Frame 1 (no input): blank canvas, image omitted
Frame 60 (the mouse pressed at the canvas centre just before this capture): blank canvas, image omitted
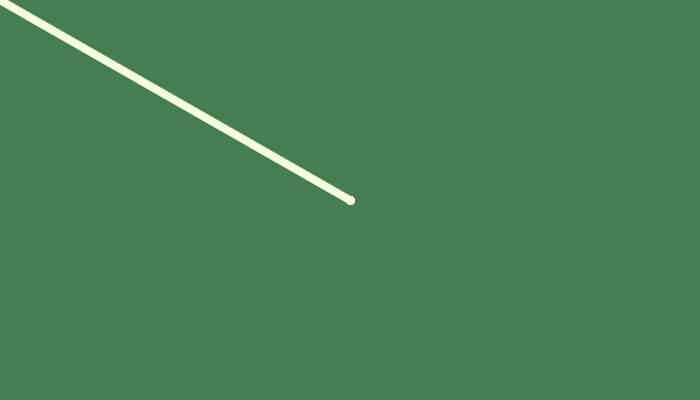
Frame 120 (the mouse held since frame 60 and released just before this capture)

The Processing sketch whose frames 1 and 60 were blank and that drew this single picture after the mouse press (run headless with seeded random() and noise(); from frame 60 on, the mouse is pressed at the canvas centre):

// Processing sketch: processing_44412
// ── processing_44412.pde

int chalk = 0;


void setup() {
  size(700, 400);
  background(70,126,81);
  strokeWeight(8);
  smooth();
  stroke(244,255,224);
}

void draw() {
  if (chalk == 1) {
  line(mouseX, mouseY, pmouseX, pmouseY);
  }
}
 void keyPressed() {
   if (key == ' ') {
     background (70,126,81);
   } 
 }

void mousePressed() {
  chalk = 1-chalk;
} 
